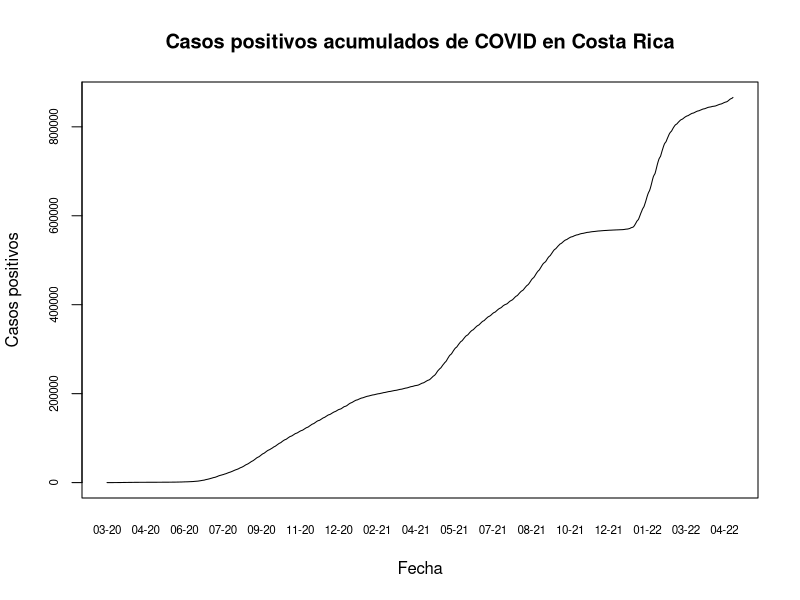
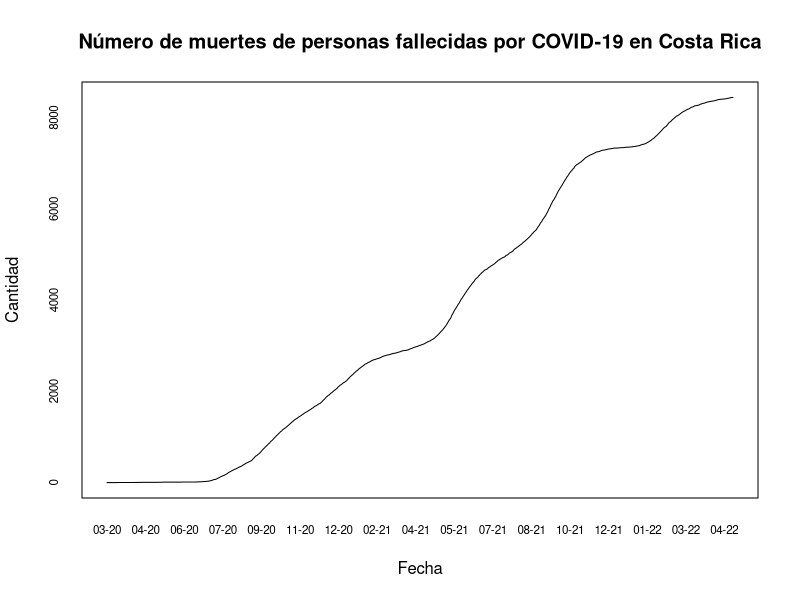
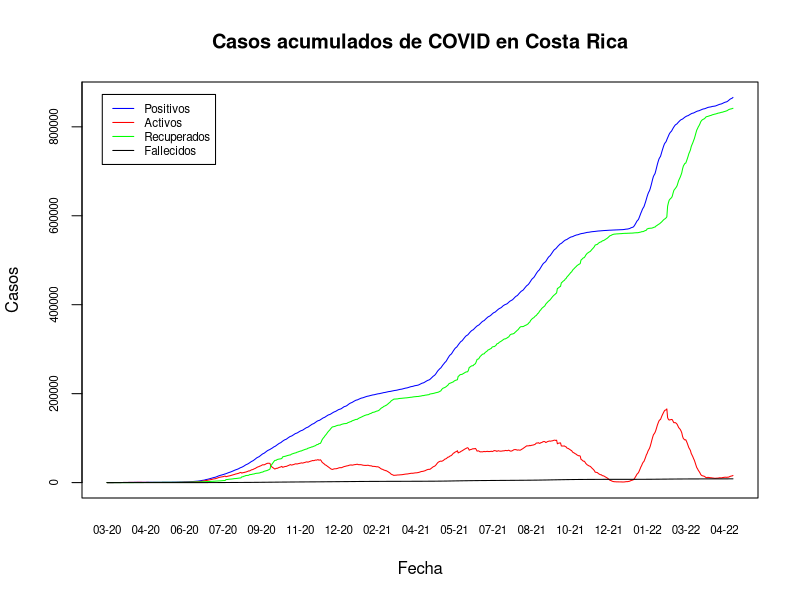
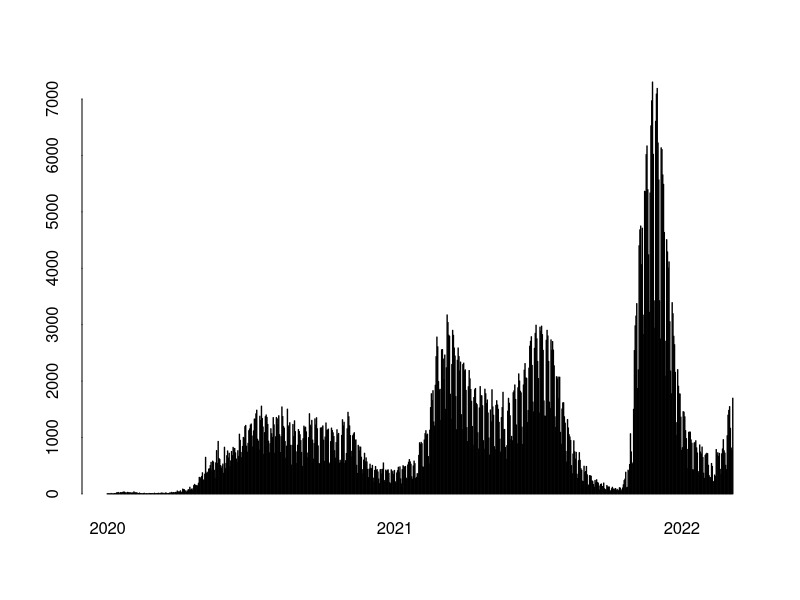
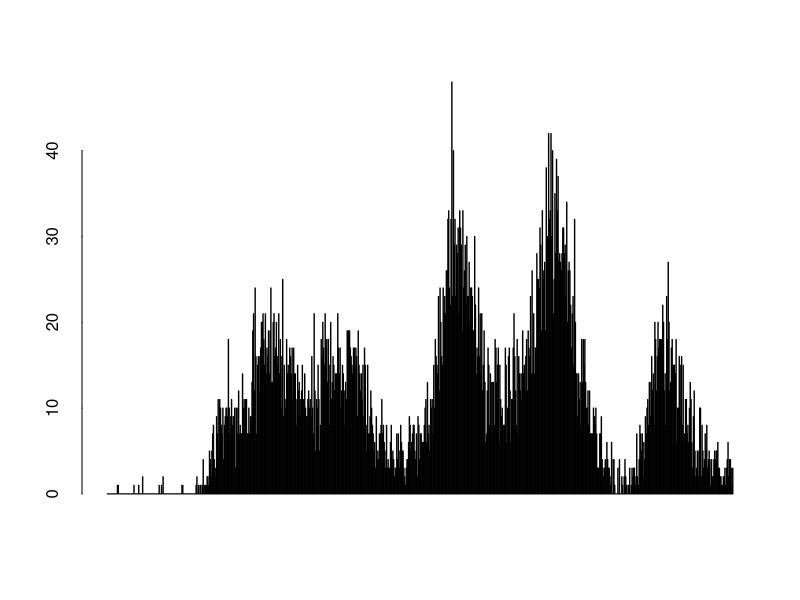

The R script that drew these images, in order:
## ---- chunk 1
knitr::opts_chunk$set(echo = TRUE)
## ---- chunk 2
covid <- read.csv(file = "05_10_22_CSV_GENERAL.csv", sep = ";")
## ---- chunk 3
covid$FECHA <- as.Date(covid$FECHA, format = "%d/%m/%Y")
## ---- chunk 4
options(scipen = 7)
## ---- chunk 5
plot(
  covid$FECHA,
  covid$positivos,
  type = "l",
  xaxt = "n",
  yaxt = "n",
  main = "Casos positivos acumulados de COVID en Costa Rica",
  xlab = "Fecha",
  ylab = "Casos positivos"
)

# Formato del eje x
axis(side = 1,
     covid$FECHA,
     tick =FALSE,
     format(covid$FECHA,"%m-%y"),
     cex.axis = 0.7    
)

# Formato del eje y
axis(side = 2,
     covid$positivos,
     labels =TRUE,
     at = seq(0, 10000000, by = 200000),
     cex.axis = 0.7    
)
## ---- chunk 6
plot(
  covid$FECHA,
  covid$fallecidos,
  type = "l",
  xaxt = "n",
  yaxt = "n",
  main = "Número de muertes de personas fallecidas por COVID-19 en Costa Rica",
  xlab = "Fecha",
  ylab = "Cantidad"
)

# Formato del eje x
axis(side = 1,
     covid$FECHA,
     tick =FALSE,
     format(covid$FECHA,"%m-%y"),
     cex.axis = 0.7    
)

# Formato del eje y
axis(side = 2,
     covid$fallecidos,
     labels =TRUE,
     at = seq(0, 10000, by = 2000),
     cex.axis = 0.7    
)
## ---- chunk 7
plot(
  covid$FECHA,
  covid$positivos,
  type = "l",
  xaxt = "n",
  yaxt = "n",
  main = "Casos acumulados de COVID en Costa Rica",
  xlab = "Fecha",
  ylab = "Casos",
  col = "blue"
)

# Casos activos
lines(covid$FECHA, covid$activos, col = "red")

# Casos recuperados
lines(covid$FECHA, covid$RECUPERADOS, col = "green")

# Casos fallecidos
lines(covid$FECHA, covid$fallecidos, col = "black")

# Leyenda
legend(
  x = "topleft",
  inset = 0.03,
  legend = c("Positivos", "Activos", "Recuperados", "Fallecidos"),
  col = c("blue", "red", "green", "black"),
  lty = 1,
  cex = 0.7
)

# Formato del eje X
axis(
  side = 1,
  covid$FECHA,
  tick = FALSE,
  format(covid$FECHA, "%m-%y"),
  cex.axis = .7
)

# Formato del eje Y
axis(
  side = 2,
  covid$positivos,
  labels = TRUE,
  at = seq(0, 1000000, by = 200000),
  cex.axis = .7
)
## ---- chunk 8
# Gráfico de barras
barplot(
  height=covid$nue_posi,
  names.arg=format(covid$FECHA, "%Y"),
  ann = FALSE, 
  bty = "n", 
  tck = 0, 
  xaxt = "n",
  space = 1,
  main= "Casos positivos por día",
  xlab = "Fecha",
  ylab = "Casos positivos",
  col = "blue"
)
# Fechas minima y máxima
x_min <- min(covid$FECHA)
x_max <- max(covid$FECHA)
# Formato del eje X
axis(
  side = 1,
  at = match(seq(as.Date(x_min), x_max, "years"), covid$FECHA) * (1 + 1),
  labels = format(seq(as.Date(x_min), x_max, "years"), "%Y"),
  lwd = 0)
## ---- chunk 9
# Gráfico de barras
barplot(
  height=covid$nue_falleci,
  names.arg=format(covid$FECHA, "%Y"),
  ann = FALSE, 
  bty = "n", 
  tck = 0, 
  xaxt = "n",
  space = 1,
  main= "Casos fallecidos por día",
  xlab = "Fecha",
  ylab = "Casos fallecidos",
  col = "black"
)
